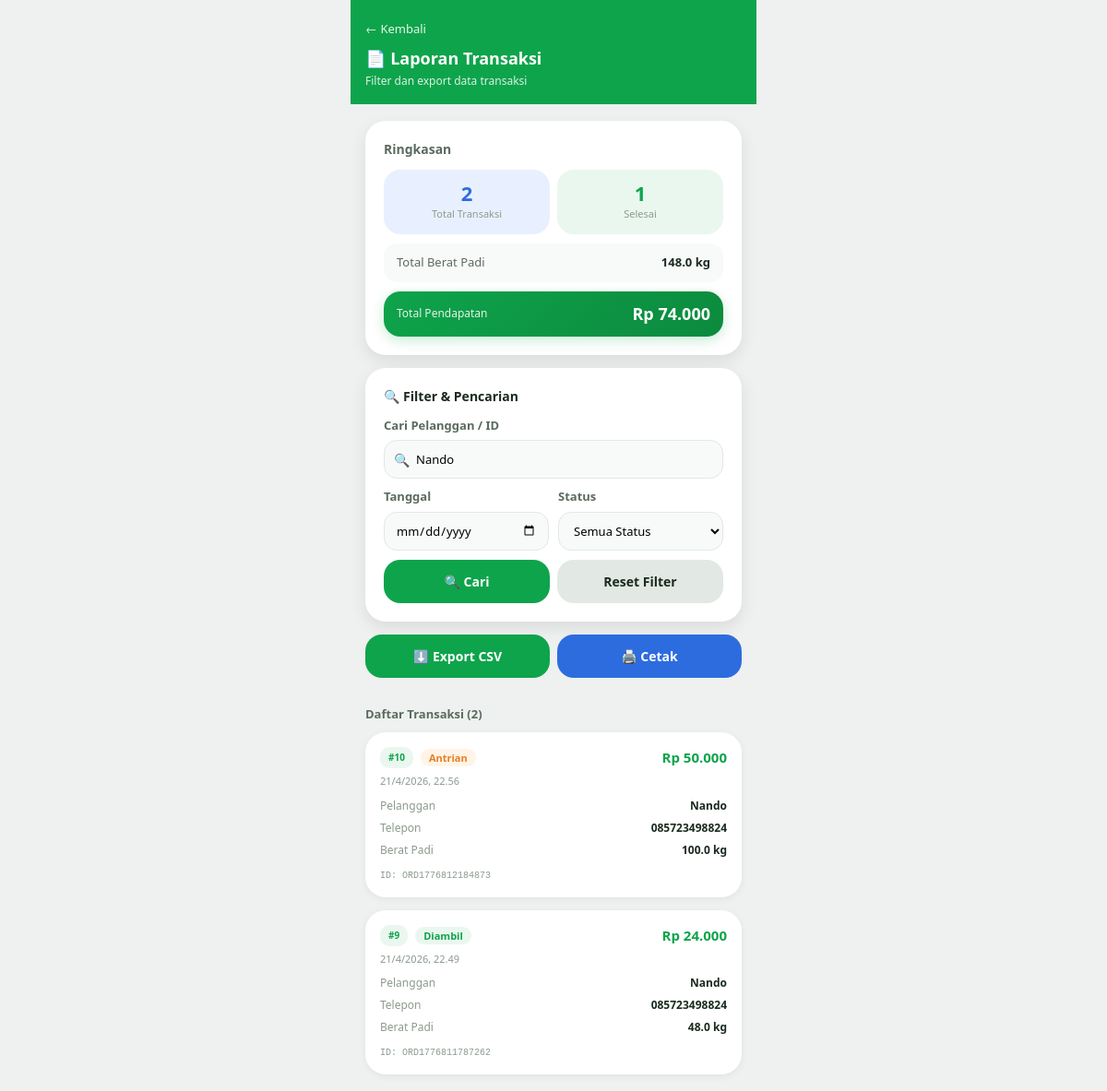
Page /laporan.php?cari=Nando (signed in) on the committed database.
### tables this page shows
CREATE TABLE pesanan (
        id                  INTEGER PRIMARY KEY AUTOINCREMENT,
        order_id            TEXT UNIQUE NOT NULL,
        nomor_antrian       INTEGER NOT NULL,
        nama_pelanggan      TEXT NOT NULL,
        nomor_telepon       TEXT NOT NULL,
        berat_padi          REAL NOT NULL DEFAULT 0,
        harga_per_kg        REAL NOT NULL DEFAULT 500,
        total_bayar         REAL NOT NULL DEFAULT 0,
        metode_bayar        TEXT DEFAULT 'cash',
        status              TEXT DEFAULT 'antrian',
        hasil_beras         REAL DEFAULT 0,
        hasil_dedak         REAL DEFAULT 0,
        estimasi_selesai    TEXT DEFAULT '',
        estimasi_menit      INTEGER DEFAULT 0,
        waktu_pesan         DATETIME DEFAULT CURRENT_TIMESTAMP,
        waktu_proses        DATETIME,
        waktu_selesai       DATETIME,
        waktu_diambil       DATETIME
    );

### laporan.php (the view, shortened to what this page needs)
<?php
$db            = getDB();
$cari          = trim($_GET['cari'] ?? '');
$tanggal       = $_GET['tanggal'] ?? '';
$status_filter = $_GET['status'] ?? '';
$where = []; $params = [];
if (!empty($cari)) {
    $where[] = "(nama_pelanggan LIKE ? OR order_id LIKE ? OR nomor_telepon LIKE ?)";
    $params  = array_merge($params, ["%$cari%", "%$cari%", "%$cari%"]);
}
$sql  = "SELECT * FROM pesanan" . (!empty($where) ? " WHERE " . implode(' AND ', $where) : "") . " ORDER BY waktu_pesan DESC";
$stmt = $db->prepare($sql);
$stmt->execute($params);
$transaksi = $stmt->fetchAll(PDO::FETCH_ASSOC);
$total_berat      = array_sum(array_column($transaksi, 'berat_padi'));
$total_pendapatan = array_sum(array_column($transaksi, 'total_bayar'));
$total_selesai    = count(array_filter($transaksi, fn($t) => in_array($t['status'], ['selesai','diambil'])));
?>
<!DOCTYPE html>
<html lang="id">
<head>
    <link rel="stylesheet" href="css/base.css">
    <link rel="stylesheet" href="css/laporan.css">
</head>
<body>
<div class="app-wrapper">
    <div class="top-bar">
        <a href="owner.php" class="back-btn">← Kembali</a>
        <h1>📄 Laporan Transaksi</h1>
        <div class="subtitle">Filter dan export data transaksi</div>
    </div>
    <div class="content">
        <div class="card card-ringkasan">
            <h3 class="ringkasan-title">Ringkasan</h3>
            <div class="stat-grid stat-grid-2">
                <div class="stat-card stat-blue">
                    <div class="stat-num"><?= count($transaksi) ?></div>
                    <div class="stat-label">Total Transaksi</div>
                </div>
                <div class="stat-card stat-green">
                    <div class="stat-num"><?= $total_selesai ?></div>
                    <div class="stat-label">Selesai</div>
                </div>
            </div>
            <div class="box-berat">
                <div class="lbl">Total Berat Padi</div>
                <div class="val"><?= number_format($total_berat, 1) ?> kg</div>
            </div>
            <div class="box-pendapatan">
                <div class="lbl">Total Pendapatan</div>
                <div class="val">Rp <?= number_format($total_pendapatan, 0, ',', '.') ?></div>
            </div>
        </div>
        <div class="card card-filter">
            <h3 class="filter-title">🔍 Filter & Pencarian</h3>
            <form method="GET">
                <div class="form-group">
                    <label>Cari Pelanggan / ID</label>
                    <div class="search-wrapper">
                        <span class="search-icon">🔍</span>
                        <input type="text" name="cari"
                               placeholder="Nama, ID pesanan, atau nomor telepon"
                               value="<?= htmlspecialchars($cari) ?>">
                    </div>
                </div>
                <div class="filter-row">
                    <div class="form-group">
                        <label>Tanggal</label>
                        <input type="date" name="tanggal" value="<?= $tanggal ?>">
                    </div>
                    <div class="form-group">
                        <label>Status</label>
                        <select name="status">
                            <option value="">Semua Status</option>
                        </select>
                    </div>
                </div>
                <div class="btn-row">
                    <button type="submit" class="btn btn-orange">🔍 Cari</button>
                    <a href="laporan.php" class="btn btn-gray">Reset Filter</a>
                </div>
            </form>
        </div>
        <div class="btn-row" style="margin-bottom:16px;">
            <a href="laporan.php?<?= http_build_query(['cari'=>$cari,'tanggal'=>$tanggal,'status'=>$status_filter,'export'=>1]) ?>"
               class="btn btn-green">⬇️ Export CSV</a>
            <button onclick="window.print()" class="btn btn-blue">🖨️ Cetak</button>
        </div>
        <div class="section-title">Daftar Transaksi (<?= count($transaksi) ?>)</div>
        <?php if (empty($transaksi)): ?>
        <div class="empty-state card"><div class="empty-icon">📭</div><p>Tidak ada data transaksi</p></div>
        <?php else: ?>
        <?php foreach ($transaksi as $t):
            $bc = 'badge-antrian';
            if ($t['status'] === 'diambil') $bc = 'badge-selesai';
        ?>
        <div class="transaksi-item">
            <div class="trans-header">
                <div class="trans-header-left">
                    <div class="antrian-number-badge antrian-badge-xs">#<?= $t['nomor_antrian'] ?></div>
                    <span class="badge <?= $bc ?>"><?= ucfirst($t['status']) ?></span>
                </div>
                <span class="trans-harga">Rp <?= number_format($t['total_bayar'], 0, ',', '.') ?></span>
            </div>
            <p class="trans-waktu"><?= date('j/n/Y, H.i', strtotime($t['waktu_pesan'])) ?></p>
            <div class="trans-body">
                <div class="detail-row" style="padding:3px 0;">
                    <span class="label">Pelanggan</span>
                    <span class="value"><?= htmlspecialchars($t['nama_pelanggan']) ?></span>
                </div>
                <div class="detail-row" style="padding:3px 0;">
                    <span class="label">Telepon</span>
                    <span class="value"><?= htmlspecialchars($t['nomor_telepon']) ?></span>
                </div>
                <div class="detail-row" style="padding:3px 0; border:none;">
                    <span class="label">Berat Padi</span>
                    <span class="value"><?= number_format($t['berat_padi'], 1) ?> kg</span>
                </div>
            </div>
            <p class="trans-id">ID: <?= $t['order_id'] ?></p>
        </div>
        <?php endforeach; ?>
        <?php endif; ?>
    </div>
</div>
</body>
</html>

### css/base.css (style rules this page uses)
:root { --clr-primary: #0ea44b; --clr-primary-dk: #0c8a3e; --clr-primary-lt: #eaf7ef; --clr-navy: #1e3a5f; --clr-navy-dk: #162c49; --clr-blue: #2d6cdf; --clr-blue-lt: #e8f0ff; --clr-blue-text: #2c5aa0; --clr-orange: #e67e22; --clr-orange-lt: #fff4e6; --clr-bg: #eef1ef; --clr-surface: #ffffff; --clr-surface-2: #f8faf9; --clr-border: #e2e8e4; --clr-text: #1a2a1f; --clr-text-2: #5a6b5e; --clr-text-3: #8a9b8e; --clr-danger: #b30000; --clr-danger-lt: #ffe6e6; --radius-sm: 10px; --radius-md: 14px; --radius-lg: 18px; --radius-xl: 22px; --radius-pill: 999px; --shadow-sm: 0 2px 8px rgba(0,0,0,.06); --shadow-md: 0 6px 18px rgba(0,0,0,.09); --shadow-lg: 0 12px 32px rgba(0,0,0,.11); --transition: .18s ease; --font-base: 'Segoe UI', 'Helvetica Neue', Arial, sans-serif; }
*, *::before, *::after { margin:0; padding:0; box-sizing:border-box; }
html { scroll-behavior: smooth; }
body { font-family: var(--font-base); background: var(--clr-bg); color: var(--clr-text); -webkit-font-smoothing: antialiased; line-height: 1.5; }
a { text-decoration: none; color: inherit; }
button, input, select, textarea { font-family: inherit; font-size: inherit; }
.app-wrapper { max-width: 440px; margin: 0 auto; min-height: 100vh; background: var(--clr-bg); display: flex; flex-direction: column; }
.content { padding: 18px 16px; flex: 1; display: flex; flex-direction: column; gap: 14px; }
.top-bar { background: var(--clr-primary); color: #fff; padding: 18px 16px 16px; position: relative; }
.top-bar h1 { font-size: 18px; font-weight: 700; margin-bottom: 2px; }
.top-bar .subtitle { font-size: 12px; opacity: .85; }
.back-btn { display: inline-flex; align-items: center; gap: 4px; color: rgba(255,255,255,.9); font-size: 13px; font-weight: 500; margin-bottom: 8px; transition: opacity var(--transition); }
.card { background: var(--clr-surface); border-radius: var(--radius-xl); padding: 20px; box-shadow: var(--shadow-md); }
.btn { display: inline-flex; align-items: center; justify-content: center; gap: 6px; padding: 13px 18px; border-radius: var(--radius-lg); border: none; font-size: 14px; font-weight: 600; cursor: pointer; transition: transform var(--transition), opacity var(--transition), background var(--transition); text-align: center; }
.btn-blue { background: var(--clr-blue); color: #fff; }
.form-group { display: flex; flex-direction: column; gap: 6px; }
.form-group label { font-size: 13px; font-weight: 600; color: var(--clr-text-2); }
.badge { display: inline-flex; align-items: center; gap: 3px; padding: 4px 9px; border-radius: var(--radius-pill); font-size: 11px; font-weight: 700; line-height: 1; white-space: nowrap; }
.badge-antrian { background: var(--clr-orange-lt); color: var(--clr-orange); }
.badge-selesai { background: var(--clr-primary-lt); color: var(--clr-primary); }
.detail-row { display: flex; justify-content: space-between; align-items: center; gap: 12px; padding: 7px 0; border-bottom: 1px dashed var(--clr-border); }
.detail-row:last-child { border-bottom: none; }

### rows in the picture
pesanan: nomor_antrian "10", status "Antrian", total_bayar "50.000", waktu_pesan "21/4/2026, 22.56", nama_pelanggan "Nando", nomor_telepon "085723498824", berat_padi "100.0", order "ORD1776812184873"
pesanan: nomor_antrian "9", status "Diambil", total_bayar "24.000", waktu_pesan "21/4/2026, 22.49", nama_pelanggan "Nando", nomor_telepon "085723498824", berat_padi "48.0", order "ORD1776811787262"

### other values in the picture
count($transaksi) "2"
$total_selesai "1"
$total_berat "148.0"
$total_pendapatan "74.000"
